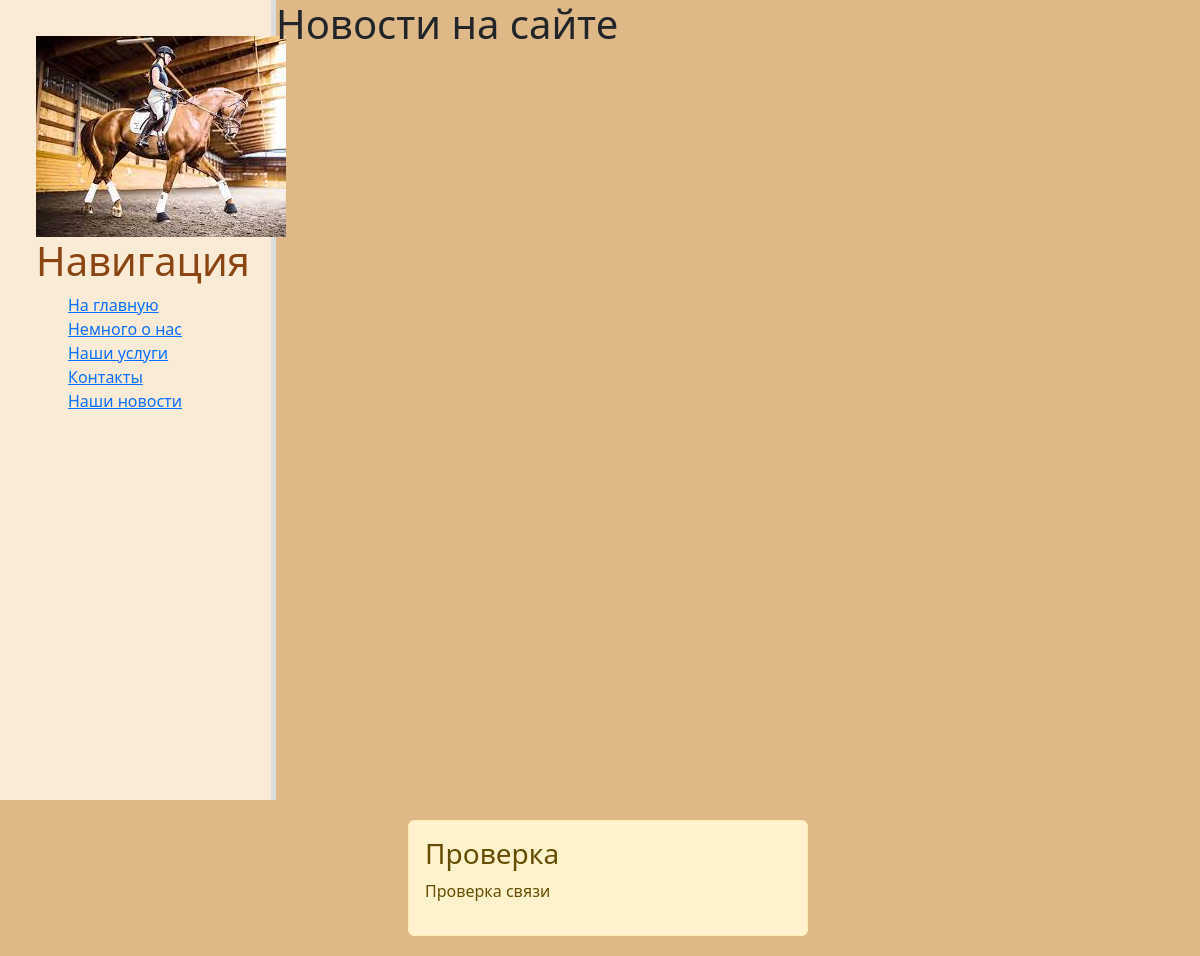
/blog/, run on an earlier commit of the app's database.
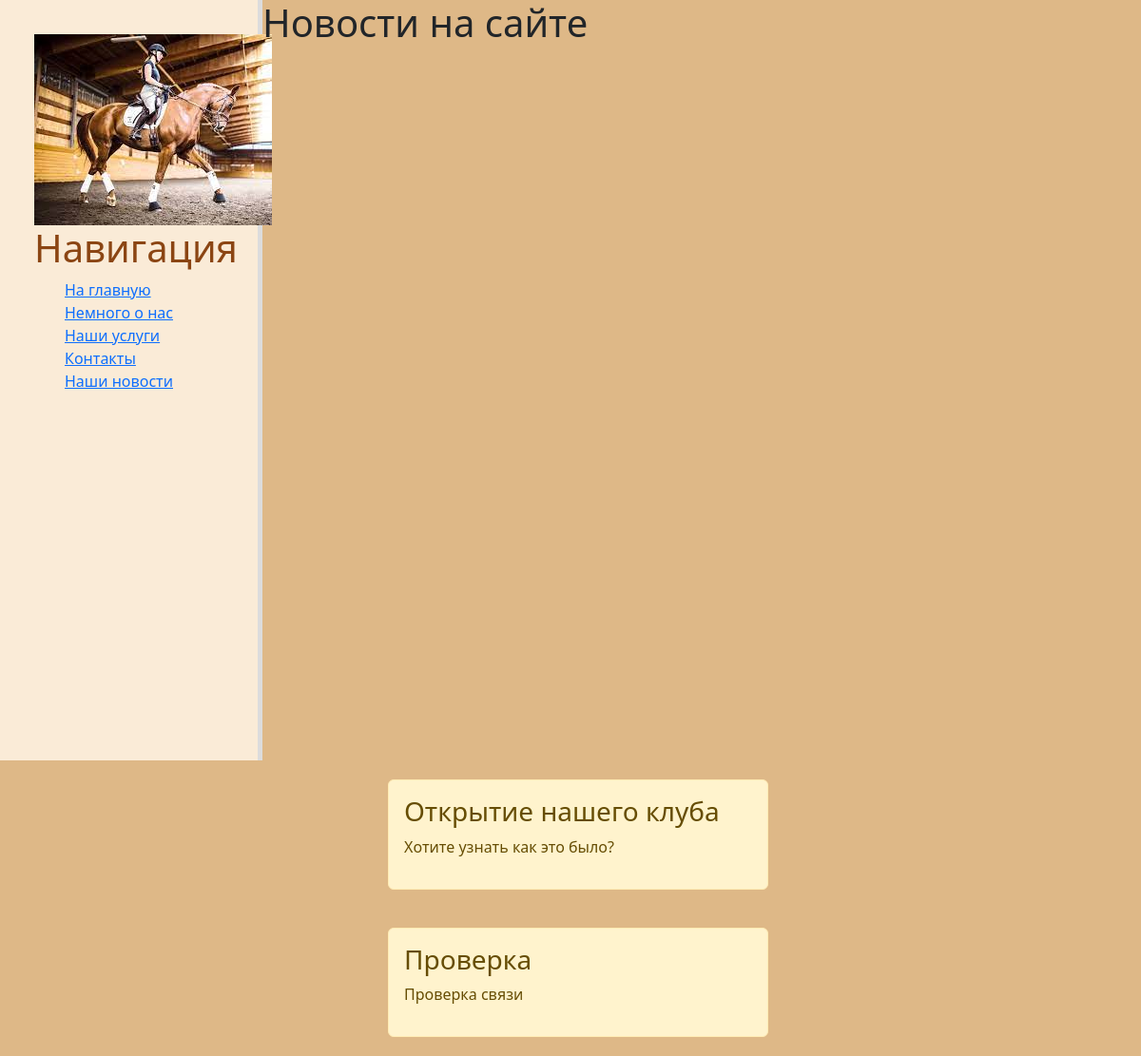
And on a later commit of the database.
### blog/models.py (models this page shows, shortened)
class Article(models.Model):
    title = models.CharField('Название', max_length=50)
    anons = models.CharField('Анонс', max_length=250)
    full_text = models.TextField('Статья')
    date = models.DateTimeField('Дата публикации')
    class Meta:
        verbose_name = 'Новость'
        verbose_name_plural = 'Новости'

### blog/views.py (the view)
# urls.py: 2. Add a URL to urlpatterns:  path('blog/', include('blog.urls'))
def blog(request):
    blog = Article.objects.order_by('title')
    return render(request, 'blog/blog.html', {'blog': blog})

### blog/templates/blog/blog.html (shortened to what this page needs)
{% extends 'main/alltemplates.html' %}
{% block content %}
    <div class="features">
    <h1>Новости на сайте</h1>
        {% for el in blog %}
            <div class="alert alert-warning">
            <h3>{{ el.title }}</h3>
            <p>{{ el.anons }}</p>
            </div>
        {% endfor %}
    </div>
{% endblock %}

### Equstrian/templates/main/alltemplates.html (shortened to what this page needs)
{% load static %}
<!doctype html>
<html lang="en">
  <head>
  <link href="https://cdn.jsdelivr.net/npm/bootstrap@5.2.0-beta1/dist/css/bootstrap.min.css" rel="stylesheet">
  <link rel="stylesheet" href="{% static 'OverOne_Project/css/main.css' %}">
  </head>
  <body>
  <aside>
      <img src="{% static 'OverOne_Project/img/Без названия.jpg' %}">
      <h1>Навигация</h1>
      <ul>
          <a href="{% url 'main' %}"><li class="list-group-item">На главную</li></a>
          <a href="{% url 'about' %}"><li class="list-group-item">Немного о нас</li></a>
          <a href="{% url 'offer' %}"><li class="list-group-item">Наши услуги</li></a>
          <a href="{% url 'contacts' %}"><li class="list-group-item">Контакты</li></a>
          <a href="{% url 'blog' %}"><li class="list-group-item">Наши новости</li></a>
      </ul>
  </aside>
  <main>
      {% block content %}
      {% endblock %}
  </main>
  </body>
</html>

### Equstrian/static/OverOne_Project/css/main.css (style rules this page uses)
body { background: burlywood; }
aside { float: left; background: antiquewhite; width: 23%; padding: 3%; height: 100vh; color: saddlebrown; border-right: 5px solid gainsboro; }
aside ul { list-style: none }
aside ul li { color: saddlebrown; display: block; transition: transform .5s ease; }
.alert-warning { float: left; clear: both; width: 400px; margin: 20px 34%; text-align: left; }

What changed in the data, as far as the page shows it:
added Article: title "Открытие нашего клуба", anons "Хотите узнать как это было?"
